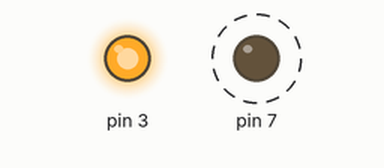
Recording of a sketch running on a simulated Arduino Uno, built with avr-gcc and run on an emulated ATmega328P. On the bench: output pins drawn as LEDs (lit = HIGH). Dashed ring = blinking.

Above: at 0.2 s.
Timing chart, 0 to 3.0 s (numbered marks = the images above):
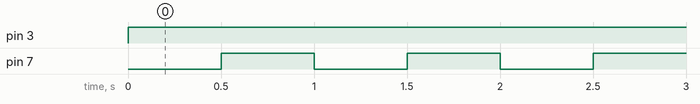

The sketch:

bitLogic.ino
```cpp
int main(void){

  DDRD = 0b10001000; // set 7 and 3 as output
  PORTD = 0b00001000; // set 3 high


  while(1){

  _delay_ms(500);
  PORTD = PORTD | 0b10000000; // change 7th bit leave rest untouched
  _delay_ms(500);
  PORTD = PORTD & 0b01111111; // change 7th bit leave rest untouched

  }

}
```

Measured:
- by itself, pin 3: LOW → HIGH at 0.00 s
- by itself, pin 7: alternates HIGH for 0.50 s and LOW for 0.50 s
